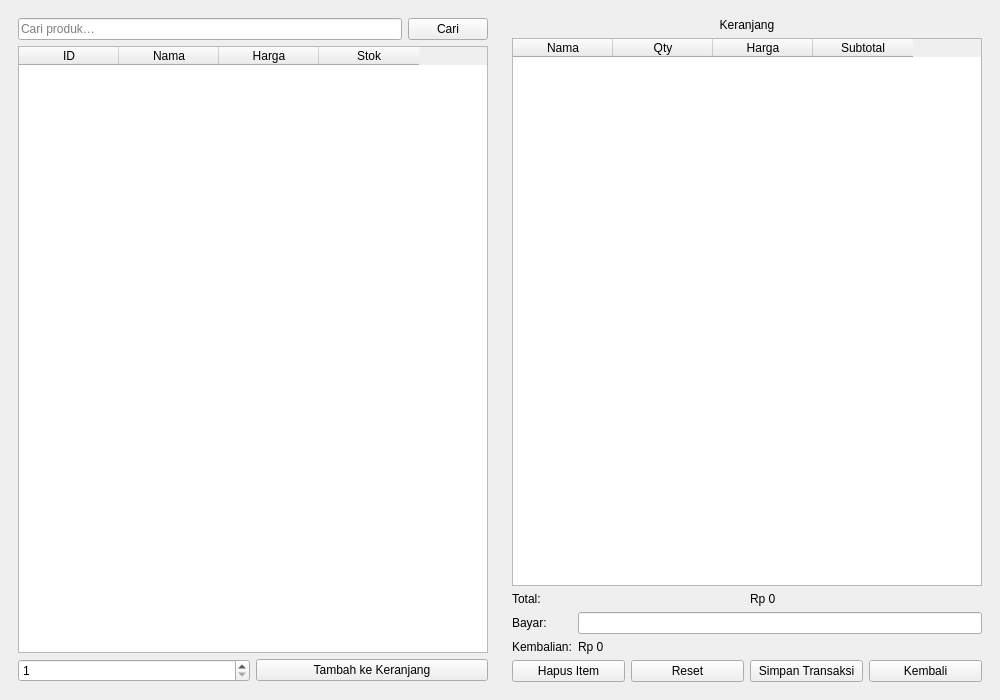
<?xml version="1.0" encoding="UTF-8"?>
<ui version="4.0">
 <class>FormTransaksi</class>
 <widget class="QMainWindow" name="FormTransaksi">
  <property name="geometry">
   <rect><x>0</x><y>0</y><width>1000</width><height>700</height></rect>
  </property>
  <property name="windowTitle">
   <string>Form Transaksi</string>
  </property>

  <widget class="QWidget" name="centralwidget">
   <layout class="QHBoxLayout" name="mainLayout">

    <!-- LEFT PANEL -->
    <item>
     <widget class="QFrame" name="leftPanel">
      <layout class="QVBoxLayout" name="leftLayout">

       <!-- SEARCH BAR -->
       <item>
        <layout class="QHBoxLayout" name="searchRow">
         <item>
          <widget class="QLineEdit" name="inputSearchProduk">
           <property name="placeholderText"><string>Cari produk…</string></property>
          </widget>
         </item>
         <item>
          <widget class="QPushButton" name="btnCariProduk">
           <property name="text"><string>Cari</string></property>
          </widget>
         </item>
        </layout>
       </item>

       <!-- TABLE PRODUK -->
       <item>
        <widget class="QTableWidget" name="tableProduk">
         <property name="columnCount"><number>4</number></property>
         <column><property name="text"><string>ID</string></property></column>
         <column><property name="text"><string>Nama</string></property></column>
         <column><property name="text"><string>Harga</string></property></column>
         <column><property name="text"><string>Stok</string></property></column>
        </widget>
       </item>

       <!-- INPUT QTY + ADD -->
       <item>
        <layout class="QHBoxLayout" name="qtyRow">
         <item>
          <widget class="QSpinBox" name="spinQty">
           <property name="minimum"><number>1</number></property>
          </widget>
         </item>
         <item>
          <widget class="QPushButton" name="btnTambahKeranjang">
           <property name="text"><string>Tambah ke Keranjang</string></property>
          </widget>
         </item>
        </layout>
       </item>

      </layout>
     </widget>
    </item>

    <!-- RIGHT PANEL -->
    <item>
     <widget class="QFrame" name="rightPanel">
      <layout class="QVBoxLayout" name="rightLayout">

       <item>
        <widget class="QLabel" name="lblKeranjangTitle">
         <property name="text"><string>Keranjang</string></property>
         <property name="alignment"><set>Qt::AlignCenter</set></property>
        </widget>
       </item>

       <!-- TABLE KERANJANG -->
       <item>
        <widget class="QTableWidget" name="tableKeranjang">
         <property name="columnCount"><number>4</number></property>
         <column><property name="text"><string>Nama</string></property></column>
         <column><property name="text"><string>Qty</string></property></column>
         <column><property name="text"><string>Harga</string></property></column>
         <column><property name="text"><string>Subtotal</string></property></column>
        </widget>
       </item>

       <!-- TOTAL -->
       <item>
        <layout class="QHBoxLayout" name="totalRow">
         <item><widget class="QLabel" name="lblTotalText"><property name="text"><string>Total:</string></property></widget></item>
         <item><widget class="QLabel" name="lblTotal"><property name="text"><string>Rp 0</string></property></widget></item>
        </layout>
       </item>

       <!-- BAYAR -->
       <item>
        <layout class="QFormLayout" name="bayarRow">
         <item row="0" column="0"><widget class="QLabel" name="lblBayarText"><property name="text"><string>Bayar:</string></property></widget></item>
         <item row="0" column="1"><widget class="QLineEdit" name="inputBayar"/></item>

         <item row="1" column="0"><widget class="QLabel" name="lblKembalianText"><property name="text"><string>Kembalian:</string></property></widget></item>
         <item row="1" column="1"><widget class="QLabel" name="lblKembalian"><property name="text"><string>Rp 0</string></property></widget></item>
        </layout>
       </item>

       <!-- BUTTONS -->
       <item>
        <layout class="QHBoxLayout" name="buttonRow">
         <item><widget class="QPushButton" name="btnHapusItem"><property name="text"><string>Hapus Item</string></property></widget></item>
         <item><widget class="QPushButton" name="btnReset"><property name="text"><string>Reset</string></property></widget></item>
         <item><widget class="QPushButton" name="btnSimpanTransaksi"><property name="text"><string>Simpan Transaksi</string></property></widget></item>
         <item><widget class="QPushButton" name="btnKembali"><property name="text"><string>Kembali</string></property></widget></item>
        </layout>
       </item>

      </layout>
     </widget>
    </item>

   </layout>
  </widget>

 </widget>
 <resources/>
 <connections/>
</ui>
